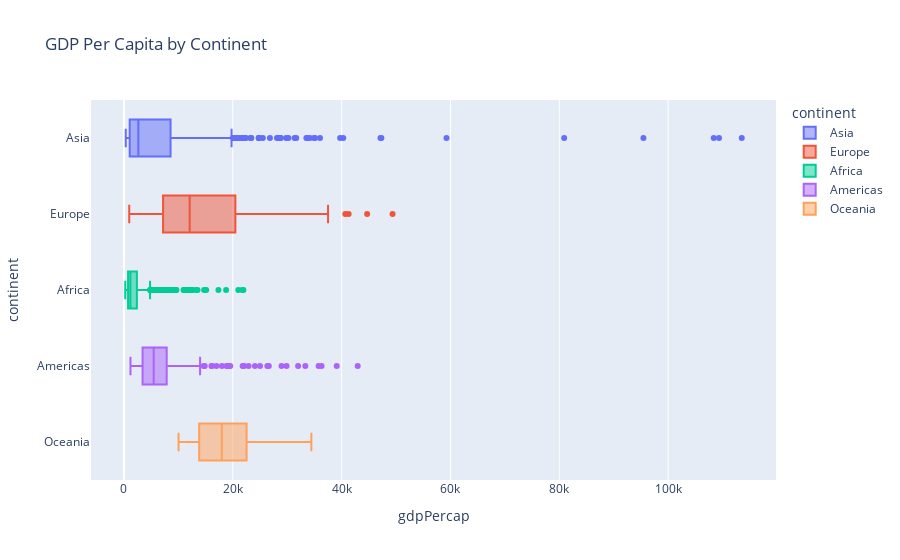

Here is the notebook cell this chart was saved with:
### Code cell
fig = px.box(
    df, x="gdpPercap", y="continent", color="continent", 
    height=500, title="GDP Per Capita by Continent"
)
fig.show()

### Figure 1 — Plotly figure (JSON) as saved in the notebook; plotly's stock layout.template omitted (floating-point values rounded to 4 significant figures; data arrays with more than 128 entries replaced by an {"elided": "..."} marker saying what was removed)
{"data": [{"alignmentgroup": "True", "hovertemplate": "continent=%{y}<br>gdpPercap=%{x}<extra></extra>", "legendgroup": "Asia", "marker": {"color": "#636efa"}, "name": "Asia", "notched": false, "offsetgroup": "Asia", "orientation": "h", "showlegend": true, "type": "box", "x": {"elided": "396 float values"}, "x0": " ", "xaxis": "x", "y": {"elided": "396 str values"}, "y0": " ", "yaxis": "y"}, {"alignmentgroup": "True", "hovertemplate": "continent=%{y}<br>gdpPercap=%{x}<extra></extra>", "legendgroup": "Europe", "marker": {"color": "#EF553B"}, "name": "Europe", "notched": false, "offsetgroup": "Europe", "orientation": "h", "showlegend": true, "type": "box", "x": {"elided": "360 float values"}, "x0": " ", "xaxis": "x", "y": {"elided": "360 str values"}, "y0": " ", "yaxis": "y"}, {"alignmentgroup": "True", "hovertemplate": "continent=%{y}<br>gdpPercap=%{x}<extra></extra>", "legendgroup": "Africa", "marker": {"color": "#00cc96"}, "name": "Africa", "notched": false, "offsetgroup": "Africa", "orientation": "h", "showlegend": true, "type": "box", "x": {"elided": "624 float values"}, "x0": " ", "xaxis": "x", "y": {"elided": "624 str values"}, "y0": " ", "yaxis": "y"}, {"alignmentgroup": "True", "hovertemplate": "continent=%{y}<br>gdpPercap=%{x}<extra></extra>", "legendgroup": "Americas", "marker": {"color": "#ab63fa"}, "name": "Americas", "notched": false, "offsetgroup": "Americas", "orientation": "h", "showlegend": true, "type": "box", "x": {"elided": "300 float values"}, "x0": " ", "xaxis": "x", "y": {"elided": "300 str values"}, "y0": " ", "yaxis": "y"}, {"alignmentgroup": "True", "hovertemplate": "continent=%{y}<br>gdpPercap=%{x}<extra></extra>", "legendgroup": "Oceania", "marker": {"color": "#FFA15A"}, "name": "Oceania", "notched": false, "offsetgroup": "Oceania", "orientation": "h", "showlegend": true, "type": "box", "x": [10040.0, 10950.0, 12220.0, 14530.0, 16790.0, 18330.0, 19480.0, 21890.0, 23420.0, 27000.0, 30690.0, 34440.0, 10560.0, 12250.0, 13180.0, 14460.0, 16050.0, 16230.0, 17630.0, 19010.0, 18360.0, 21050.0, 23190.0, 25190.0], "x0": " ", "xaxis": "x", "y": ["Oceania", "Oceania", "Oceania", "Oceania", "Oceania", "Oceania", "Oceania", "Oceania", "Oceania", "Oceania", "Oceania", "Oceania", "Oceania", "Oceania", "Oceania", "Oceania", "Oceania", "Oceania", "Oceania", "Oceania", "Oceania", "Oceania", "Oceania", "Oceania"], "y0": " ", "yaxis": "y"}], "layout": {"autosize": true, "boxmode": "overlay", "legend": {"title": {"text": "continent"}, "tracegroupgap": 0}, "title": {"text": "GDP Per Capita by Continent"}, "xaxis": {"anchor": "y", "autorange": true, "domain": [0, 1], "range": [-6052.0, 119800.0], "title": {"text": "gdpPercap"}, "type": "linear"}, "yaxis": {"anchor": "x", "autorange": true, "categoryarray": ["Oceania", "Americas", "Africa", "Europe", "Asia"], "categoryorder": "array", "domain": [0, 1], "range": [-0.5, 4.5], "title": {"text": "continent"}, "type": "category"}}}
